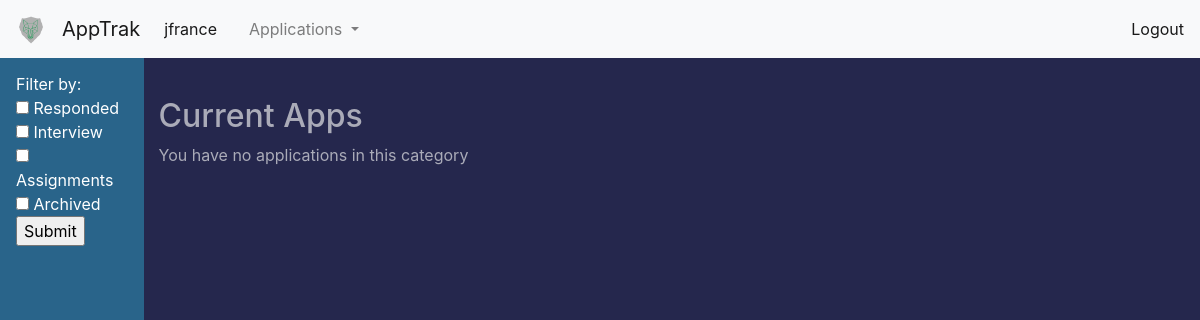
Before: /current-apps (signed in) with the older database file.
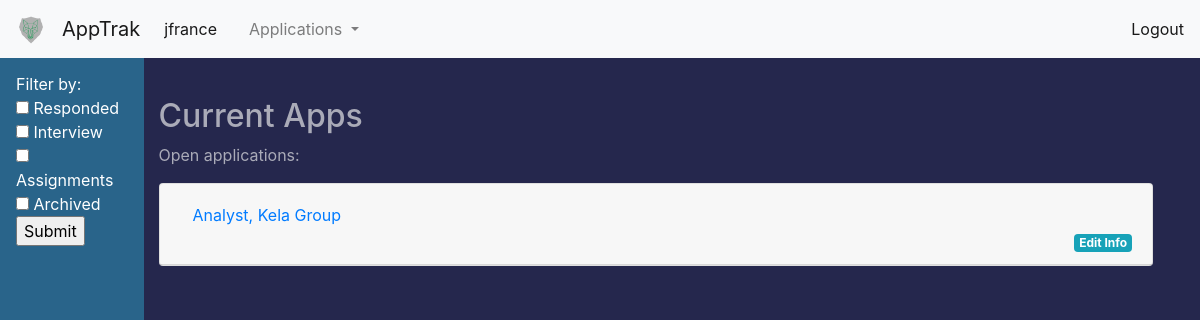
After: the same page with the newer database file.
### apptrak/blueprints/auth/models.py (models this page shows, shortened)
class User(UserMixin, db.Model):
    id = db.Column(db.Integer, primary_key=True)
    name = db.Column(db.String(100))
    username = db.Column(db.String, unique=True)
    email = db.Column(db.String, unique=True)
    password = db.Column(db.String(40))
    job_applications = db.relationship('JobApplication', backref='user')

### apptrak/blueprints/jobapps/models.py (models this page shows, shortened)
class JobApplication(db.Model):
    id = db.Column(db.Integer, primary_key=True)
    date_added = db.Column(db.Date)
    company = db.Column(db.String(30))
    position = db.Column(db.String(50))
    location = db.Column(db.String(50))
    url = db.Column(db.String, unique=True)
    contact = db.Column(db.String)
    interview = db.Column(db.Boolean)
    called_back = db.Column(db.Boolean, default=False)
    interview_date = db.Column(db.String)
    assignment = db.Column(db.Boolean, default=False)
    assignment_date = db.Column(db.String)
    archived = db.Column(db.Boolean, default=False)
    top_job = db.Column(db.Boolean, default=False)                            # TODO irrelevent column, delete when upgrading db
    user_id = db.Column(db.Integer, db.ForeignKey('user.id'))
    def __json__(self):                                      # should make table into JSON object with the class below
        return {'id': self.id, 'date_added': self.date_added, 'company': self.company, 'position': self.position,
                'location': self.location, 'url': self.url, 'contact': self.contact, 'interview': self.interview,
                'called_back': self.called_back, 'interview_date': self.interview_date, 'assignment': self.assignment,
                'assignment_date': self.assignment_date, 'archived': self.archived, 'user_id': self.user_id}

### apptrak/blueprints/jobapps/views.py (the view, shortened to what this page needs)
@jobapps.route('/current-apps', methods=['GET', 'POST'])
@login_required
def display_apps():
    applications = current_user.job_applications
    active_applications = remove_archived(applications)
    applications_as_json = []
    for item in applications:
        single_app = item.__json__()
        applications_as_json.append(single_app)
    return flask.render_template('displayapps.html', applications=active_applications)

### apptrak/blueprints/auth/models.py (called while the page is built)
@login_mgr.user_loader
def load_user(user_id):
    return User.query.get(user_id)

### apptrak/sort_data.py (called while the page is built)
def remove_archived(all_app):
    active_apps = []
    for item in all_app:
        if not item.archived:
            print(f'active item: {item}')
            item_as_json = item.__json__()
            active_apps.append(item_as_json)
    return active_apps

### apptrak/blueprints/jobapps/templates/displayapps.html (shortened to what this page needs)
{% extends 'base.html' %}
{% block body %}
<div class="wrapper">
    <nav class="sidebar-header" id="sort-bar">
            <ul class="nav flex-column flex-sm-column" id="sidebar">
                <form method="post">
                    <li>
                        Filter by:
                    </li>
                    <li class="nav-item">
                        <input class="sort_by" id="called_back"  name="filter_field" type="checkbox" value="called_back"> Responded</input>
                      </li>
                      <li class="nav-item">
                          <input class="sort_by" id="interview" name="filter_field" type="checkbox" value="interview"> Interview</input>
                      </li>
                      <li>
                          <input class="sort_by" id="assignment" name="filter_field" type="checkbox" value="assignment"> Assignments</input>
                      </li>
                      <li>
                          <input class="sort_by" id="archived" name="filter_field" type="checkbox" value="archived"> Archived</input>
                      </li>
                      <li>
                          <input type="submit" id="submit_button">
                      </li>
                </form>
            </ul>
        </nav>
    </div>
    <div id="content">
        <h2>Current Apps</h2>
        {% if applications %}
            <p>Open applications:</p>
            <div class="accordion" id="accordionExample">
            {% for item in applications %}
                    <div id="sorted_app_{{ loop.index0 }}">
                        <div class="filtered_data">
                            {% with item = item %}
                            {% include 'application_card.html' %}
                            {% endwith %}
                        </div>
                    </div>
            {% endfor %}
            </div>
         {% else %}
            <p> You have no applications in this category</p>
        {% endif %}
    </div>
</div>
{% endblock %}

### apptrak/templates/base.html (shortened to what this page needs)
<!DOCTYPE html>
<html>
<head>
  <link rel="stylesheet" href="https://stackpath.bootstrapcdn.com/bootstrap/4.5.1/css/bootstrap.min.css">
</head>
<body>
    <nav class="navbar navbar-expand-lg navbar-light bg-light fixed-top">
         <a class="navbar-brand" href="">
             <img src="{{ url_for('static', filename='/images/logo.png') }}" width="30" height="30" alt="" loading="lazy">
         </a>
      <a class="navbar-brand" href="#">AppTrak</a>
      <div class="collapse navbar-collapse" id="navbarNav">
        <ul class="navbar-nav">
          <li class="nav-item active">
            <a class="nav-link" href="{{ url_for('auth.user_info') }}">{% if current_user.is_authenticated %}{{ current_user.username }}{% endif %} <span class="sr-only">(current)</span></a>
          </li>
          <li class="nav-item">
            <a class="nav-link" href="{{ url_for('auth.user_info') }}"></a>
          </li>
          {% if not current_user.is_anonymous %}
          <li class="nav-item dropdown">
              <a class="nav-link dropdown-toggle" href="#" id="navbarDropdown" role="button" data-toggle="dropdown" aria-haspopup="true" aria-expanded="false">
                Applications
              </a>
          </li>
          {% endif %}
        </ul>
      </div>
        <span class="navbar-text">
            {% if current_user.is_anonymous %}
            <a href="{{ url_for('auth.login') }}">Login</a>
            {% else %}
            <a href="{{ url_for('auth.logout') }}">Logout</a>
            {% endif %}
         </span>
    </nav>
<div class="container-fluid dynamic-body">
      {% block body %}
      {% endblock %}
</body>
</html>

### apptrak/blueprints/jobapps/templates/application_card.html (shortened to what this page needs)
    <div class="card">
        <div class="card-header" id="heading{{ loop.index }}">
            <h2 class="mb-0">
            <button class="btn btn-link btn-block text-left" type="button" data-toggle="collapse" data-target="#collapse{{ loop.index }}" aria-expanded="true" aria-controls="{{ loop.index }}">
            {{ item.position }}, {{ item.company }} {% if item.archived %} ARCHIVED! {% endif %}
            </button>
            </h2>
            <a href="{{ url_for('jobapps.total_app_edit', app_id=item.id )}}" class="badge badge-info" id="edit_link">Edit Info</a>
        </div>
    </div>

### apptrak/templates/base.html (style rules this page uses)
body { padding-top: 65px; background-color: #25274D; }
h1, h2, h3, h4, p, label { color: #AAABB8; }

### apptrak/blueprints/jobapps/templates/displayapps.html (style rules this page uses)
#sidebar { z-index: -1; width: 12%; padding: 1em; position: fixed; top: 3.5em; left: 0; height: 100vh; background: #29648A; color: #fff; transition: all 0.3s; }
#content { margin: 2em; float: right; width: 85%; }
#edit_link { text-align: right; float: right; }

Changed rows visible on the page:
now on this page (row edited): JobApplication: position "Analyst", company "Kela Group"
Other visible differences:
text no longer shown: "You have no applications in this category"
text now shown: "Open applications:"
